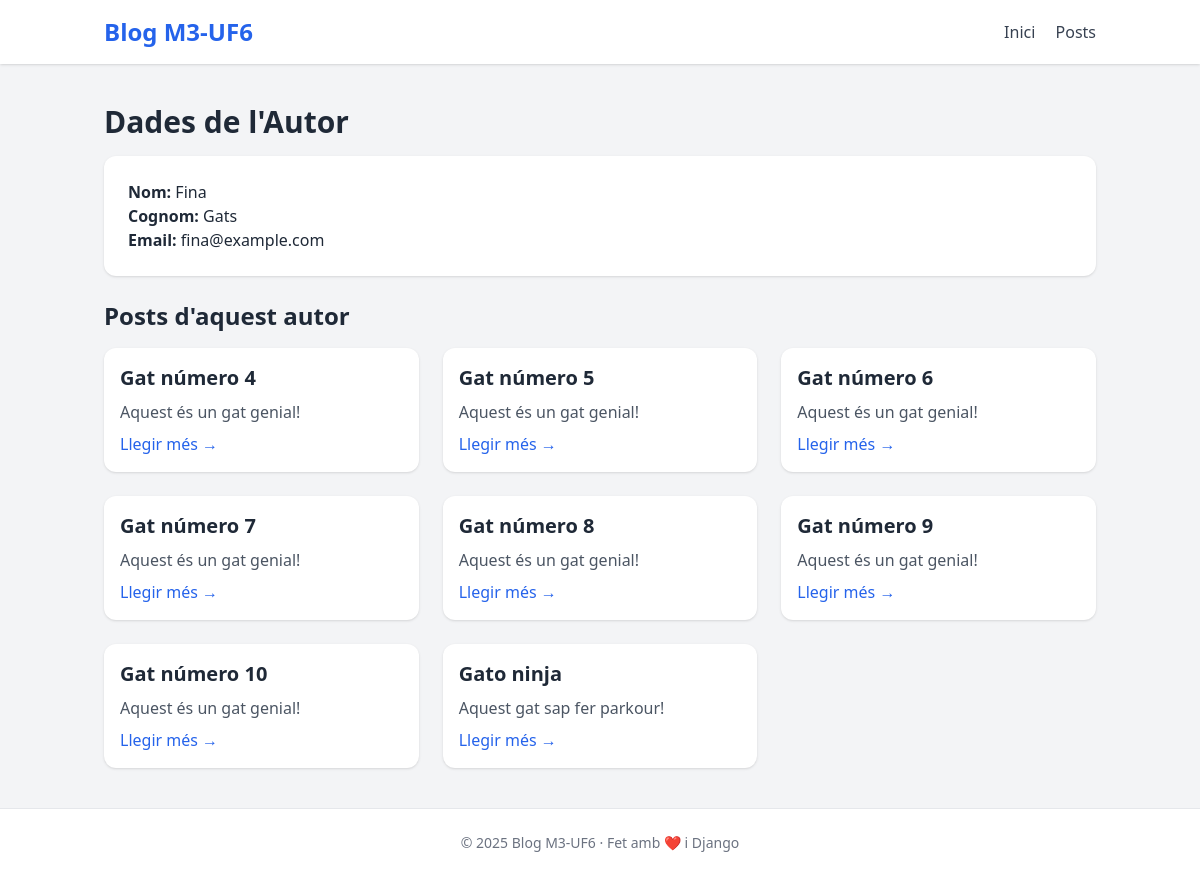
The page /authors/2/ on the database its author committed.
### blog/models.py (models this page shows, shortened)
class Author(models.Model):
    first_name = models.CharField(max_length=100)
    last_name = models.CharField(max_length=100)
    email = models.EmailField()

class Post(models.Model):
    title = models.CharField(max_length=200)
    excerpt = models.TextField()
    image = models.CharField(max_length=100)
    date = models.DateField()
    slug = models.SlugField(unique=True)
    content = models.TextField()
    author = models.ForeignKey(
        Author,
        on_delete=models.SET_NULL,
        null=True,
        related_name="posts"
    )
    tags = models.ManyToManyField(Tag)

### blog/views.py (the view)
# urls.py: path("authors/<int:id>/", views.author_detail, name="author-detail"),
def author_detail(request, id):
    author = get_object_or_404(Author, id=id)
    return render(request, "blog/author_detail.html", {"author": author})

### blog/templates/blog/author_detail.html (shortened to what this page needs)
{% extends "blog/base.html" %}
{% block content %}
  <h1 class="text-3xl font-bold mb-4">Dades de l'Autor</h1>
  <div class="bg-white p-6 rounded-xl shadow mb-6">
    <p><strong>Nom:</strong> {{ author.first_name }}</p>
    <p><strong>Cognom:</strong> {{ author.last_name }}</p>
    <p><strong>Email:</strong> {{ author.email }}</p>
  </div>
  <h2 class="text-2xl font-semibold mb-4">Posts d'aquest autor</h2>
  <div class="grid md:grid-cols-2 lg:grid-cols-3 gap-6">
    {% for post in author.posts.all %}
      <div class="bg-white p-4 rounded-xl shadow">
        <h3 class="text-xl font-bold mb-2">{{ post.title }}</h3>
        <p class="text-gray-600 mb-2">{{ post.excerpt }}</p>
        <a href="{% url 'posts-detail-page' post.slug %}" class="text-blue-600 hover:underline">Llegir més →</a>
      </div>
    {% empty %}
      <p>Aquest autor encara no té cap post.</p>
    {% endfor %}
  </div>
{% endblock %}

### rows shown on the page
Author: first_name "Fina", last_name "Gats", email "fina@example.com"
Post: title "Gat número 4", excerpt "Aquest és un gat genial!"
Post: title "Gat número 5", excerpt "Aquest és un gat genial!"
Post: title "Gat número 6", excerpt "Aquest és un gat genial!"
Post: title "Gat número 7", excerpt "Aquest és un gat genial!"
Post: title "Gat número 8", excerpt "Aquest és un gat genial!"
Post: title "Gat número 9", excerpt "Aquest és un gat genial!"
Post: title "Gat número 10", excerpt "Aquest és un gat genial!"
Post: title "Gato ninja", excerpt "Aquest gat sap fer parkour!"
